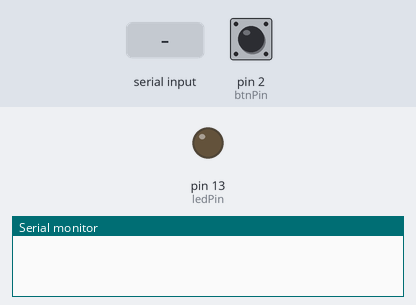
The sketch below on a simulated Arduino Uno, built with avr-gcc and run on an emulated ATmega328P. Shown: output pins drawn as LEDs (lit = HIGH), the last lines printed to the serial monitor. The test bench sets the inputs (shaded band); at power-on: pin 2 (btnPin) HIGH.

Above: at 1.2 s.
1.3 s: pin 2 (btnPin) pulled LOW for 0.15 s
At 1.37 s:
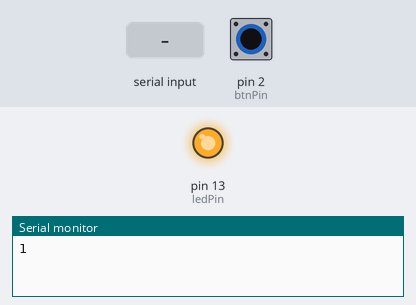
2.9 s: pin 2 (btnPin) pulled LOW for 3.2 s
At 6.6 s:
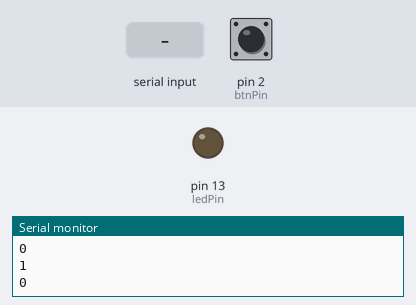
7.6 s: "d" received over Serial
At 7.9 s:
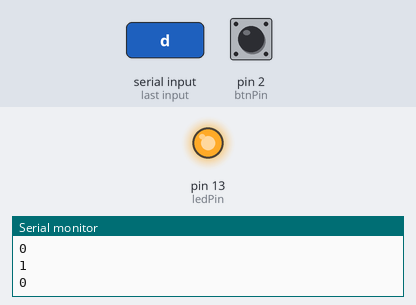
Timing chart, 0 to 10.6 s (numbered marks = the images above; inputs shaded):
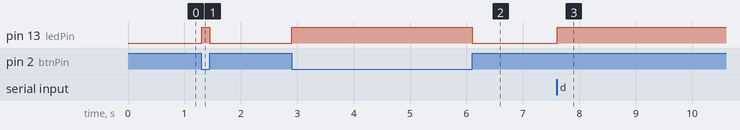

The sketch:

LedAndSerialTest.ino
```cpp
int btnPin = 2;
int ledPin = 13;

int btnStatus = HIGH;

void setup() {
  // シリアルのセットアップ
  Serial.begin(9600);
  // 各ピンのセットアップ
  pinMode(btnPin, INPUT_PULLUP);
  pinMode(ledPin, OUTPUT);
}

void loop() {

  // ボタンの状態確認
  int b = digitalRead(btnPin);
  if (b != btnStatus) {
    btnStatus = b;
    if (btnStatus == HIGH) {
      Serial.println(LOW);
      digitalWrite(ledPin, LOW);
    } else {
      Serial.println(HIGH);
      digitalWrite(ledPin, HIGH);
    }
  }

  // シリアルを読み込んでLEDのON/OFF制御
  if (Serial.available() > 0) {
    int input = Serial.read();
    if (input == 'd') {
        digitalWrite(ledPin, HIGH);
    } else if (input == 'u') {
        digitalWrite(ledPin, LOW);
    }

//    // 送信テスト
//    if (input == '1') {
//      Serial.print('1');
//    } else if (input == '2') {
//      Serial.print('2');
//    }
  }

//  Serial.println("test");
//  delay(2000);
  //
  delay(10);
}
```

Measured:
- after the input at 1.3 s, pin 13 (ledPin): LOW → HIGH at once, → LOW 0.15 s later
- after the input at 2.9 s, pin 13 (ledPin): LOW → HIGH at once, → LOW 3.2 s later
- after the input at 7.6 s, pin 13 (ledPin): LOW → HIGH at once
